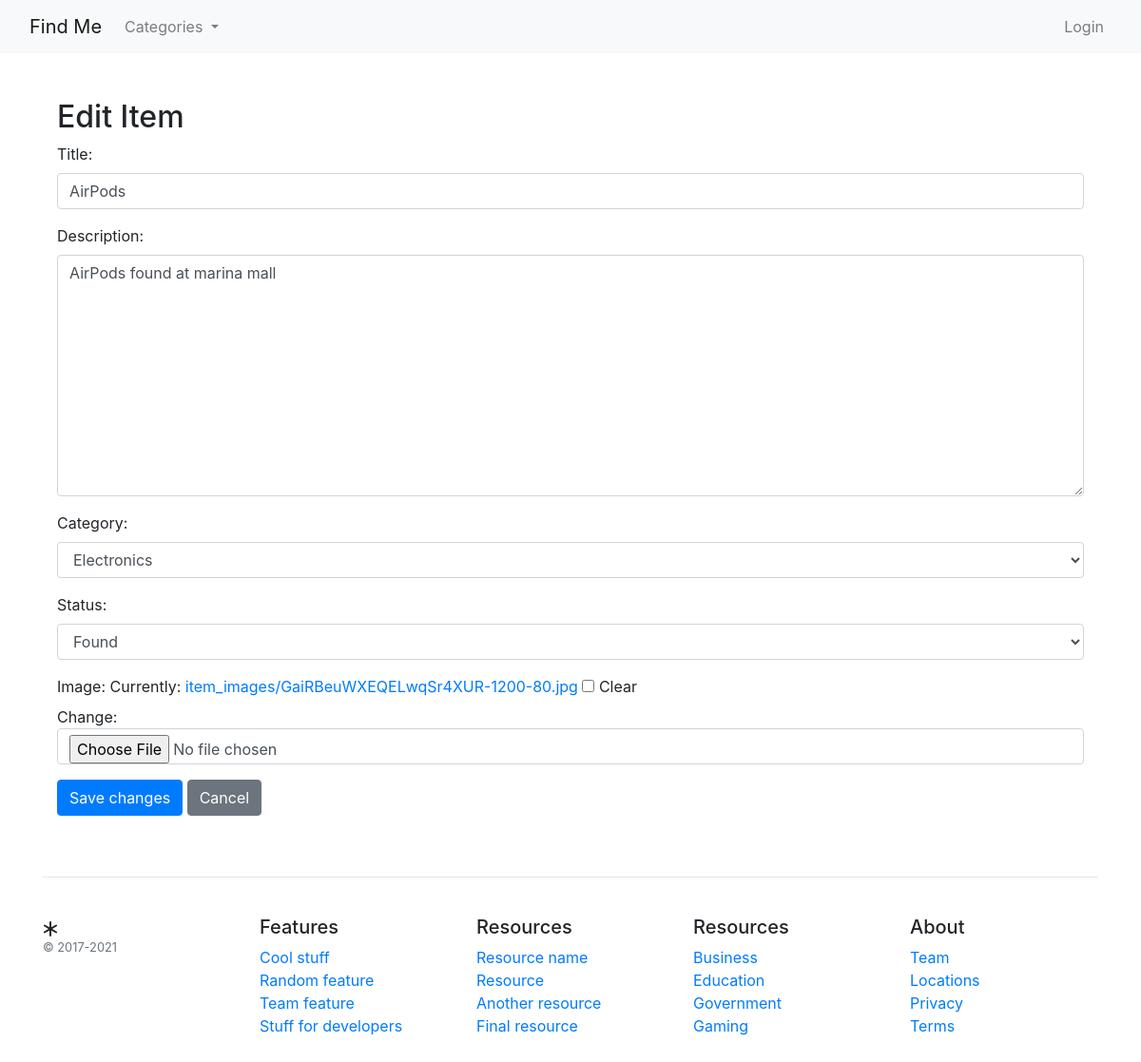
Page /items/item/edit/3/ on the committed database.
### items/models.py (models this page shows, shortened)
class Item(models.Model):
    STATUS_CHOICES = (
        ('lost', 'Lost'),
        ('found', 'Found'),
    )
    title = models.CharField(max_length=200)
    description = models.TextField()
    category = models.ForeignKey(Category, on_delete=models.CASCADE, related_name='items')
    status = models.CharField(max_length=5, choices=STATUS_CHOICES, default='lost')
    owner = models.ForeignKey(settings.AUTH_USER_MODEL, on_delete=models.CASCADE, related_name='items')
    date_posted = models.DateTimeField(default=timezone.now)
    image = models.ImageField(upload_to='item_images/', blank=True)
    location = models.CharField(max_length=255, blank=True)

### items/views.py (the view)
# urls.py: path('item/edit/<int:item_id>/', views.edit_item, name='edit_item'),
def edit_item(request, item_id):
    item = get_object_or_404(Item, id=item_id)
    if request.method == "POST":
        form = ItemForm(request.POST, request.FILES, instance=item)
        if form.is_valid():
            form.save()
            print("Item saved successfully")
            return redirect('item_detail', id=item.id)
    else:
        form = ItemForm(instance=item)
    return render(request, 'items/edit_item.html', {'form': form, 'item': item})

### items/forms.py
class ItemForm(forms.ModelForm):
    class Meta:
        model = Item
        fields = ['title', 'description', 'category', 'status', 'image']
        widgets = {
            'category': forms.Select(attrs={'class': 'form-control'}),
            'status': forms.Select(choices=Item.STATUS_CHOICES, attrs={'class': 'form-control'}),
        }
    def __init__(self, *args, **kwargs):
        super(ItemForm, self).__init__(*args, **kwargs)
        self.fields['category'].queryset = Category.objects.all()
        self.fields['category'].label_from_instance = lambda obj: "%s" % obj.name
        for visible in self.visible_fields():
            visible.field.widget.attrs['class'] = 'form-control'

### messaging/context_processors.py (called while the page is built)
def message_count(request):
    if request.user.is_authenticated:
        unread_count = Message.objects.filter(conversation__participants=request.user, is_read=False).exclude(sender=request.user).count()
        return {'messages_count': unread_count}
    return {'messages_count': 0}

### templates/items/edit_item.html (shortened to what this page needs)
{% extends '../base.html' %}
{% block content %}
<div class="container mt-5">
    <h2>Edit Item</h2>
    <form method="post" enctype="multipart/form-data">
        {{ form.as_p }}
        <button type="submit" class="btn btn-primary">Save changes</button>
        <a href="{% url 'item_detail' item.id %}" class="btn btn-secondary">Cancel</a>
    </form>
</div>
{% endblock %}

### rows in the picture
Item: title "AirPods", description "AirPods found at marina mall", category "Electronics", status "Found"
